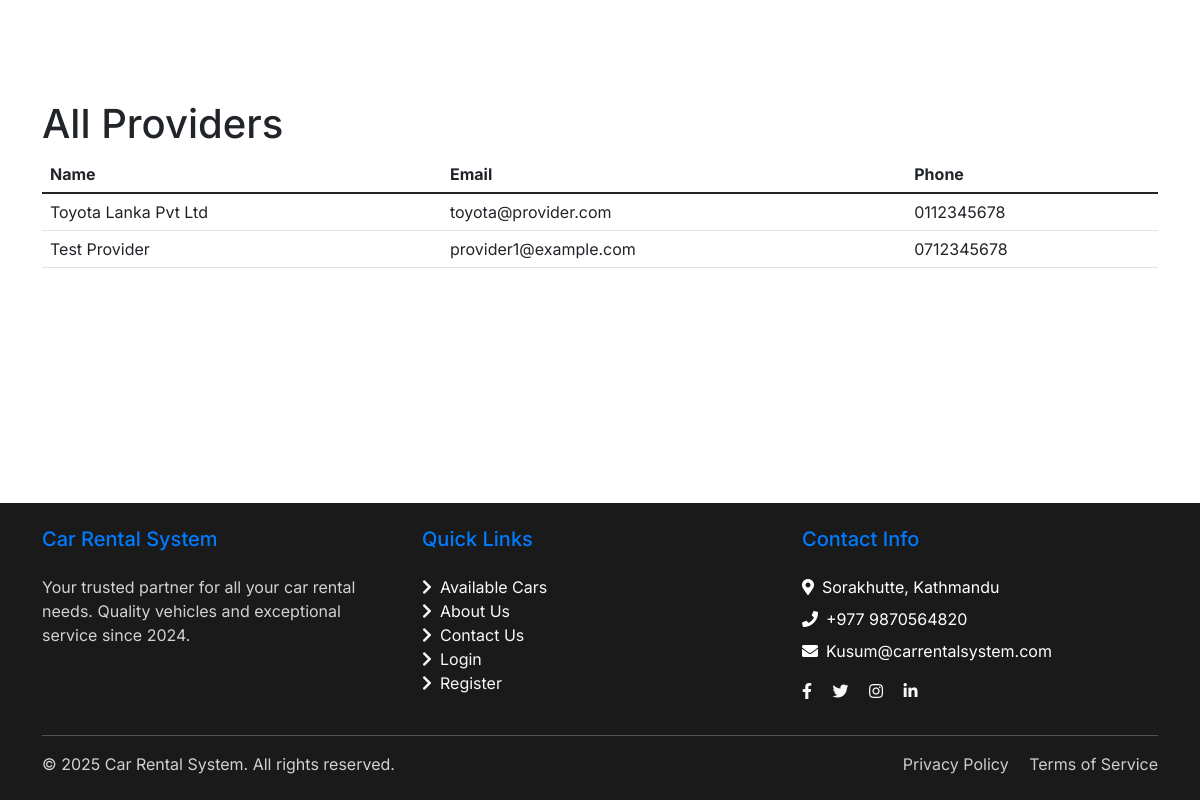
/providers.php (signed in), run on the app's committed database.
### tables this page shows
CREATE TABLE providers (
    provider_id INT PRIMARY KEY AUTO_INCREMENT,
    username VARCHAR(50) UNIQUE NOT NULL,
    password VARCHAR(255) NOT NULL,
    name VARCHAR(100) NOT NULL,
    email VARCHAR(100) UNIQUE,
    phone VARCHAR(20),
    created_at TIMESTAMP DEFAULT CURRENT_TIMESTAMP
);

### providers.php (the view, shortened to what this page needs)
<?php
$conn = Connect();
include 'includes/header.php';
?>
<div class="container py-4">
    <h1>All Providers</h1>
    <?php
    $result = $conn->query("SELECT * FROM providers ORDER BY created_at DESC");
    if ($result && $result->num_rows > 0) {
        echo '<table class="table">';
        echo '<thead><tr><th>Name</th><th>Email</th><th>Phone</th></tr></thead><tbody>';
        while ($row = $result->fetch_assoc()) {
            echo '<tr>';
            echo '<td>' . htmlspecialchars($row['name']) . '</td>';
            echo '<td>' . htmlspecialchars($row['email']) . '</td>';
            echo '<td>' . htmlspecialchars($row['phone']) . '</td>';
            echo '</tr>';
        }
        echo '</tbody></table>';
    } else {
        echo '<p>No providers found.</p>';
    }
    ?>
</div>
<?php include 'includes/footer.php'; $conn->close(); ?>

### data on the page
providers: name "Toyota Lanka Pvt Ltd", email "toyota@provider.com", phone "0112345678"
providers: name "Test Provider", email "provider1@example.com", phone "0712345678"
